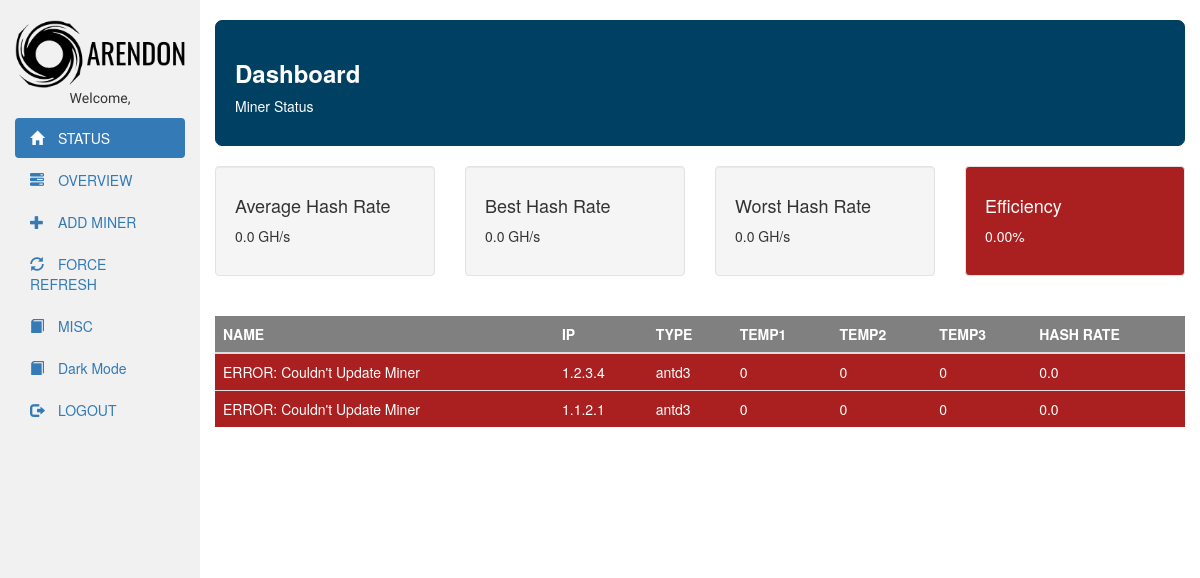
The app's page / (signed in) with its own data.
### webapp/models.py (models this page shows)
class Miner(models.Model):
    miner_choices = (
    ('antd3','Antminer D3'),
    ('antl3', 'Antminer L3'),
)
    name = models.CharField(max_length=30)
    ip = models.GenericIPAddressField()
    type = models.CharField(max_length=20, choices=miner_choices, default='antd3')
    username = models.CharField(max_length=20, default='root')
    password = models.CharField(max_length=20, default='root')
    sshpassword = models.CharField(max_length=20, default='admin')
    pool_one = models.CharField(max_length=100, default='')
    pool_one_worker = models.CharField(max_length=70, default='')
    pool_one_password = models.CharField(max_length=30, default='')
    pool_two = models.CharField(max_length=100, default='')
    pool_two_worker = models.CharField(max_length=70, default='')
    pool_two_password = models.CharField(max_length=30, default='')
    pool_three = models.CharField(max_length=100, default='')
    pool_three_worker = models.CharField(max_length=70, default='')
    pool_three_password = models.CharField(max_length=30, default='')
    hash_rate = models.FloatField()
    chain_1_temp = models.IntegerField(default=0)
    chain_2_temp = models.IntegerField(default=0)
    chain_3_temp = models.IntegerField(default=0)
    uptime = models.CharField(max_length=20, default='XX:XX')
    asic1 = models.CharField(max_length=70, default='NONE')
    asic2 = models.CharField(max_length=70, default='NONE')
    asic3 = models.CharField(max_length=70, default='NONE')
    bitmain_vil = models.CharField(max_length=10, default='true')
    bitmain_freq = models.CharField(max_length=10, default='0')
    has_error = models.BooleanField(default=True)
    def __unicode__(self):
        return self.name

### webapp/views.py (the view)
# urls.py: url(r'^$',views.index,name='index'),
@login_required(login_url='/login/')
def index(request):
	global HASH_BENCHMARK
	global deleted
	global added
	global pool_change
	global force_ref
	template_dict = {}
	query_list = Miner.objects.all()
	print query_list
	sum = 0.0
	counter = 0.0
	average_hash = 0.0
	high_hash = 0.0
	low_hash = 10000000000000000000.0
	has_miners = False
	for miner in query_list:
		has_miners = True
		if miner.hash_rate > high_hash:
			high_hash = miner.hash_rate
		if miner.hash_rate < low_hash:
			low_hash = miner.hash_rate
		sum = sum + miner.hash_rate
		counter = counter + 1.0
	if counter != 0.0:
		average_hash = str(sum/counter)
	if low_hash == 10000000000000000000.0:
		low_hash = 0.0
	template_dict['eff'] = "{0:.2f}".format((float(average_hash)/HASH_BENCHMARK)*100)
	template_dict['object_list'] = query_list
	template_dict['avg_hash'] = average_hash
	template_dict['min_hash'] = low_hash
	template_dict['max_hash'] = high_hash
	template_dict['miners'] = query_list
	template_dict['user'] = request.user.get_short_name()
	template_dict['has_miners'] = has_miners
	template_dict['refresh_redirect'] = '/'
	efficiency = (float(average_hash)/HASH_BENCHMARK)*100
	if efficiency < 70.0:
		template_dict['slow_hash'] = True
	else:
		template_dict['slow_hash'] = False
	if deleted:
		template_dict['deleted'] = True
		deleted = False
	else:
	 	template_dict['deleted'] = False
	if added:
		template_dict['added'] = True
		added = False
	else:
	 	template_dict['added'] = False
	if pool_change:
		template_dict['pool_change'] = True
		pool_change = False
	else:
	 	template_dict['pool_change'] = False
	if force_ref:
		template_dict['force_ref'] = True
		force_ref = False
	else:
	 	template_dict['force_ref'] = False
	return render(request,'webapp/overview.html',template_dict)

### webapp/templates/webapp/overview.html (shortened to what this page needs)
<!DOCTYPE html>
<html lang="en">
<head>
  {% load static %}
  <link rel="stylesheet" href="https://maxcdn.bootstrapcdn.com/bootstrap/3.3.7/css/bootstrap.min.css">
  <link href="https://cdnjs.cloudflare.com/ajax/libs/sweetalert/1.1.3/sweetalert.css" rel="stylesheet" />
      <div class="container-fluid">
          <div class="row content">
            <div id="sidebar1" class="col-sm-2 sidenav hidden-xs" style="height:100vh">
              <br>
              <img src="/static/webapp/logo.png" width="100%">
              <p id='welcome' style="text-align:center;font-family: Ubuntu; ">Welcome, {{user}}</p>
              <ul id="sidebar" class="nav nav-pills nav-stacked">
                <li class="active"><a href="/">
                  <span class="glyphicon glyphicon-home"></span> STATUS</a></li>
                <li><a href="/overview">
                  <span class="glyphicon glyphicon-tasks"></span>  OVERVIEW</a></li>
                <li><a href="/minerform">
                  <span class="glyphicon glyphicon-plus"></span> ADD MINER</a></li>
                <li><a id="force" href="/force_refresh">
                  <span class="glyphicon glyphicon-refresh"></span> FORCE REFRESH</a></li>
                <li><a href="/copyright">
                  <span class="glyphicon glyphicon-book"></span> MISC</a></li>
                <li><a id='darkmode'>
                    <span class="glyphicon glyphicon-book"></span> Dark Mode</a></li>
                <li><a href="/logout/?next=/thanks">
                  <span class="glyphicon glyphicon-log-out"></span> LOGOUT</a></li>
              </ul><br>
            </div>
          <br>
</head>
<body id="body">
    <div class="col-sm-10">
      <div id="dash" class="well"style="border: 1px solid #004163;border-radius:7px;background-color:#004163 ">
        <h3 style="font-weight: bold;color: white;">Dashboard</h3>
        <p style="color: white">Miner Status</p>
      </div>
      <div class="row">
        <div class="col-sm-3">
          <div id="avg" class="well">
            <h4>Average Hash Rate</h4>
            <p>{{avg_hash}} GH/s</p>
          </div>
        </div>
        <div class="col-sm-3">
          <div id="best" class="well">
            <h4>Best Hash Rate</h4>
            <p>{{max_hash}} GH/s</p>
          </div>
        </div>
        <div class="col-sm-3">
          <div id="worst" class="well">
            <h4>Worst Hash Rate</h4>
            <p>{{min_hash}} GH/s</p>
          </div>
        </div>
        <div class="col-sm-3">
          {% if slow_hash and has_miners%}
          <div class="well" style="color: white; background-color:#AA1F1F;">
            <h4>Efficiency</h4>
            <p>{{eff}}%</p>
          {% else %}
          <div class="well">
            <h4>Efficiency</h4>
            <p>{{eff}}%</p>
          {% endif %}
          </div>
        </div>
      </div>
    {% if has_miners %}
      <br>
      <div id="miners" >
            <table id='table' class="table table-striped">
                    <thead style="color:white; background-color:grey">
                    <tr>
                        <th scope="col">NAME</th>
                        <th scope="col">IP</th>
                        <th scope="col">TYPE</th>
                        <th scope="col">TEMP1</th>
                        <th scope="col">TEMP2</th>
                        <th scope="col">TEMP3</th>
                        <th scope="col">HASH RATE</th>
                    </tr>
                    </thead>
                    <tbody>
                    {% for miner in object_list %}
                    <tr data-toggle="modal" data-target="#{{miner.id}}Modal">
                    {% if miner.has_error %}
                    <td class="classify-bad">{{ miner.name }}</td>
                    <td class="classify-bad">{{ miner.ip }}</td>
                    <td class="classify-bad">{{ miner.type }}</td>
                    <td class="classify-bad">{{ miner.chain_1_temp }}</td>
                    <td class="classify-bad">{{ miner.chain_2_temp }}</td>
                    <td class="classify-bad">{{ miner.chain_3_temp }}</td>
                    <td class="classify-bad">{{ miner.hash_rate }}</td>
                    {% endif %}
                    </tr>
                    {% endfor %}
                    </tbody>
                </table>
      </div>
          </div>
          <br>
          <br>
{% endif %}
</body>
</html>

### webapp/templates/webapp/overview.html (style rules this page uses)
.row.content { height: 550px }
.glyphicon { margin-right: 10px; }
.sidenav { background-color: #f1f1f1; height: 100%; }
.classify-bad { background-color:#AA1F1F; color: white; }

### records on screen
Miner: hash_rate "0.0", name "ERROR: Couldn't Update Miner", ip "1.2.3.4", type "antd3", chain_1_temp "0", chain_2_temp "0", chain_3_temp "0"
Miner: name "ERROR: Couldn't Update Miner", ip "1.1.2.1", type "antd3", chain_1_temp "0", chain_2_temp "0", chain_3_temp "0", hash_rate "0.0"

### other values on screen
{{ avg_hash }} "0.0"
{{ max_hash }} "0.0"
{{ eff }} "0.00"
